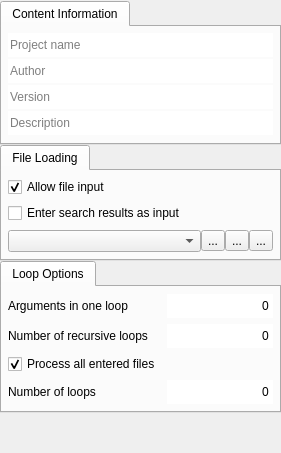
      <widget class="QWidget" name="info">
       <property name="styleSheet">
        <string notr="true"/>
       </property>
       <layout class="QVBoxLayout" name="verticalLayout_2">
        <property name="spacing">
         <number>0</number>
        </property>
        <property name="leftMargin">
         <number>0</number>
        </property>
        <property name="topMargin">
         <number>1</number>
        </property>
        <property name="rightMargin">
         <number>0</number>
        </property>
        <property name="bottomMargin">
         <number>0</number>
        </property>
        <item>
         <widget class="QTabWidget" name="projectInfo">
          <property name="sizePolicy">
           <sizepolicy hsizetype="Expanding" vsizetype="Preferred">
            <horstretch>0</horstretch>
            <verstretch>0</verstretch>
           </sizepolicy>
          </property>
          <widget class="QWidget" name="projectInfoPage">
           <property name="sizePolicy">
            <sizepolicy hsizetype="Preferred" vsizetype="Preferred">
             <horstretch>0</horstretch>
             <verstretch>0</verstretch>
            </sizepolicy>
           </property>
           <attribute name="title">
            <string>Content Information</string>
           </attribute>
           <layout class="QVBoxLayout" name="verticalLayout_7">
            <property name="spacing">
             <number>2</number>
            </property>
            <property name="leftMargin">
             <number>6</number>
            </property>
            <property name="topMargin">
             <number>6</number>
            </property>
            <property name="rightMargin">
             <number>6</number>
            </property>
            <property name="bottomMargin">
             <number>6</number>
            </property>
            <item>
             <widget class="QLineEdit" name="nameLineEdit">
              <property name="minimumSize">
               <size>
                <width>0</width>
                <height>24</height>
               </size>
              </property>
              <property name="styleSheet">
               <string notr="true"/>
              </property>
              <property name="frame">
               <bool>false</bool>
              </property>
              <property name="alignment">
               <set>Qt::AlignLeading|Qt::AlignLeft|Qt::AlignVCenter</set>
              </property>
              <property name="placeholderText">
               <string>Project name</string>
              </property>
             </widget>
            </item>
            <item>
             <widget class="QLineEdit" name="authorLineEdit">
              <property name="minimumSize">
               <size>
                <width>0</width>
                <height>24</height>
               </size>
              </property>
              <property name="styleSheet">
               <string notr="true"/>
              </property>
              <property name="frame">
               <bool>false</bool>
              </property>
              <property name="alignment">
               <set>Qt::AlignLeading|Qt::AlignLeft|Qt::AlignVCenter</set>
              </property>
              <property name="placeholderText">
               <string>Author</string>
              </property>
             </widget>
            </item>
            <item>
             <widget class="QLineEdit" name="verLineEdit">
              <property name="minimumSize">
               <size>
                <width>0</width>
                <height>24</height>
               </size>
              </property>
              <property name="styleSheet">
               <string notr="true"/>
              </property>
              <property name="frame">
               <bool>false</bool>
              </property>
              <property name="alignment">
               <set>Qt::AlignLeading|Qt::AlignLeft|Qt::AlignVCenter</set>
              </property>
              <property name="placeholderText">
               <string>Version</string>
              </property>
             </widget>
            </item>
            <item>
             <widget class="QLineEdit" name="descLineEdit">
              <property name="minimumSize">
               <size>
                <width>0</width>
                <height>24</height>
               </size>
              </property>
              <property name="styleSheet">
               <string notr="true"/>
              </property>
              <property name="frame">
               <bool>false</bool>
              </property>
              <property name="alignment">
               <set>Qt::AlignLeading|Qt::AlignLeft|Qt::AlignVCenter</set>
              </property>
              <property name="placeholderText">
               <string>Description</string>
              </property>
             </widget>
            </item>
           </layout>
          </widget>
         </widget>
        </item>
        <item>
         <widget class="QTabWidget" name="fileinput">
          <property name="sizePolicy">
           <sizepolicy hsizetype="Expanding" vsizetype="Preferred">
            <horstretch>0</horstretch>
            <verstretch>0</verstretch>
           </sizepolicy>
          </property>
          <widget class="QWidget" name="fileinputPage1">
           <attribute name="title">
            <string>File Loading</string>
           </attribute>
           <layout class="QVBoxLayout" name="verticalLayout_21">
            <property name="leftMargin">
             <number>6</number>
            </property>
            <property name="topMargin">
             <number>6</number>
            </property>
            <property name="rightMargin">
             <number>6</number>
            </property>
            <property name="bottomMargin">
             <number>6</number>
            </property>
            <item>
             <widget class="QCheckBox" name="allowInputCheckBox">
              <property name="text">
               <string>Allow file input</string>
              </property>
              <property name="checked">
               <bool>true</bool>
              </property>
             </widget>
            </item>
            <item>
             <widget class="QCheckBox" name="searchInputCheckBox">
              <property name="text">
               <string>Enter search results as input</string>
              </property>
             </widget>
            </item>
            <item>
             <widget class="QFrame" name="searchInput">
              <property name="enabled">
               <bool>true</bool>
              </property>
              <property name="frameShape">
               <enum>QFrame::NoFrame</enum>
              </property>
              <property name="frameShadow">
               <enum>QFrame::Raised</enum>
              </property>
              <layout class="QHBoxLayout" name="horizontalLayout_6">
               <property name="spacing">
                <number>0</number>
               </property>
               <property name="leftMargin">
                <number>0</number>
               </property>
               <property name="topMargin">
                <number>0</number>
               </property>
               <property name="rightMargin">
                <number>0</number>
               </property>
               <property name="bottomMargin">
                <number>0</number>
               </property>
               <item>
                <widget class="SearchComboBox" name="searchInputComboBox">
                 <property name="enabled">
                  <bool>true</bool>
                 </property>
                </widget>
               </item>
               <item>
                <widget class="QToolButton" name="addInputToolButton">
                 <property name="enabled">
                  <bool>true</bool>
                 </property>
                 <property name="text">
                  <string>...</string>
                 </property>
                 <property name="icon">
                  <iconset resource="../../res/resources.qrc">
                   <normaloff>:/default_icons/add.png</normaloff>:/default_icons/add.png</iconset>
                 </property>
                </widget>
               </item>
               <item>
                <widget class="QToolButton" name="removeInputToolButton">
                 <property name="enabled">
                  <bool>true</bool>
                 </property>
                 <property name="text">
                  <string>...</string>
                 </property>
                 <property name="icon">
                  <iconset resource="../../res/resources.qrc">
                   <normaloff>:/default_icons/remove.png</normaloff>:/default_icons/remove.png</iconset>
                 </property>
                </widget>
               </item>
               <item>
                <widget class="QToolButton" name="editInputToolButton">
                 <property name="enabled">
                  <bool>true</bool>
                 </property>
                 <property name="text">
                  <string>...</string>
                 </property>
                 <property name="icon">
                  <iconset resource="../../res/resources.qrc">
                   <normaloff>:/default_icons/edit.png</normaloff>:/default_icons/edit.png</iconset>
                 </property>
                </widget>
               </item>
              </layout>
             </widget>
            </item>
           </layout>
          </widget>
         </widget>
        </item>
        <item>
         <widget class="QTabWidget" name="fileloop">
          <property name="sizePolicy">
           <sizepolicy hsizetype="Expanding" vsizetype="Preferred">
            <horstretch>0</horstretch>
            <verstretch>0</verstretch>
           </sizepolicy>
          </property>
          <widget class="QWidget" name="fileloopPage1">
           <property name="sizePolicy">
            <sizepolicy hsizetype="Preferred" vsizetype="Preferred">
             <horstretch>0</horstretch>
             <verstretch>0</verstretch>
            </sizepolicy>
           </property>
           <attribute name="title">
            <string>Loop Options</string>
           </attribute>
           <layout class="QVBoxLayout" name="verticalLayout_22">
            <property name="leftMargin">
             <number>6</number>
            </property>
            <property name="topMargin">
             <number>6</number>
            </property>
            <property name="rightMargin">
             <number>6</number>
            </property>
            <property name="bottomMargin">
             <number>6</number>
            </property>
            <item>
             <layout class="QGridLayout" name="gridLayout_4">
              <item row="0" column="1">
               <widget class="QLineEdit" name="loopArgumentsLineEdit">
                <property name="sizePolicy">
                 <sizepolicy hsizetype="Preferred" vsizetype="Fixed">
                  <horstretch>0</horstretch>
                  <verstretch>0</verstretch>
                 </sizepolicy>
                </property>
                <property name="minimumSize">
                 <size>
                  <width>0</width>
                  <height>24</height>
                 </size>
                </property>
                <property name="styleSheet">
                 <string notr="true"/>
                </property>
                <property name="text">
                 <string>0</string>
                </property>
                <property name="frame">
                 <bool>false</bool>
                </property>
                <property name="cursorPosition">
                 <number>1</number>
                </property>
                <property name="alignment">
                 <set>Qt::AlignRight|Qt::AlignTrailing|Qt::AlignVCenter</set>
                </property>
               </widget>
              </item>
              <item row="0" column="0">
               <widget class="QLabel" name="label">
                <property name="text">
                 <string>Arguments in one loop</string>
                </property>
               </widget>
              </item>
              <item row="1" column="0">
               <widget class="QLabel" name="label_2">
                <property name="text">
                 <string>Number of recursive loops</string>
                </property>
               </widget>
              </item>
              <item row="1" column="1">
               <widget class="QLineEdit" name="loopRecursiveLineEdit">
                <property name="sizePolicy">
                 <sizepolicy hsizetype="Preferred" vsizetype="Fixed">
                  <horstretch>0</horstretch>
                  <verstretch>0</verstretch>
                 </sizepolicy>
                </property>
                <property name="minimumSize">
                 <size>
                  <width>0</width>
                  <height>24</height>
                 </size>
                </property>
                <property name="text">
                 <string>0</string>
                </property>
                <property name="frame">
                 <bool>false</bool>
                </property>
                <property name="cursorPosition">
                 <number>1</number>
                </property>
                <property name="alignment">
                 <set>Qt::AlignRight|Qt::AlignTrailing|Qt::AlignVCenter</set>
                </property>
               </widget>
              </item>
              <item row="2" column="0">
               <widget class="QCheckBox" name="loopCountInfCheckBox">
                <property name="text">
                 <string>Process all entered files</string>
                </property>
                <property name="checked">
                 <bool>true</bool>
                </property>
               </widget>
              </item>
              <item row="3" column="0">
               <widget class="QLabel" name="loopMaxLabel">
                <property name="enabled">
                 <bool>true</bool>
                </property>
                <property name="text">
                 <string>Number of loops</string>
                </property>
               </widget>
              </item>
              <item row="3" column="1">
               <widget class="QLineEdit" name="loopMaxLineEdit">
                <property name="sizePolicy">
                 <sizepolicy hsizetype="Preferred" vsizetype="Fixed">
                  <horstretch>0</horstretch>
                  <verstretch>0</verstretch>
                 </sizepolicy>
                </property>
                <property name="minimumSize">
                 <size>
                  <width>0</width>
                  <height>24</height>
                 </size>
                </property>
                <property name="font">
                 <font>
                  <underline>false</underline>
                  <kerning>true</kerning>
                 </font>
                </property>
                <property name="inputMask">
                 <string/>
                </property>
                <property name="text">
                 <string>0</string>
                </property>
                <property name="maxLength">
                 <number>32767</number>
                </property>
                <property name="frame">
                 <bool>false</bool>
                </property>
                <property name="cursorPosition">
                 <number>1</number>
                </property>
                <property name="alignment">
                 <set>Qt::AlignRight|Qt::AlignTrailing|Qt::AlignVCenter</set>
                </property>
                <property name="clearButtonEnabled">
                 <bool>false</bool>
                </property>
               </widget>
              </item>
             </layout>
            </item>
           </layout>
          </widget>
         </widget>
        </item>
        <item>
         <spacer name="verticalSpacer_3">
          <property name="orientation">
           <enum>Qt::Vertical</enum>
          </property>
          <property name="sizeType">
           <enum>QSizePolicy::Expanding</enum>
          </property>
          <property name="sizeHint" stdset="0">
           <size>
            <width>20</width>
            <height>40</height>
           </size>
          </property>
         </spacer>
        </item>
       </layout>
      </widget>
